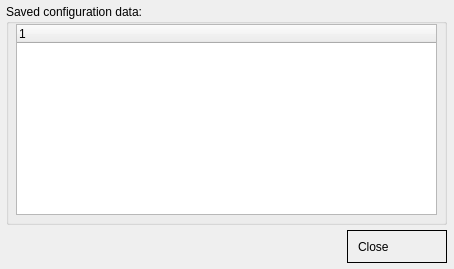
<?xml version="1.0" encoding="UTF-8"?>
<ui version="4.0">
 <class>FrmSavedData</class>
 <widget class="QDialog" name="FrmSavedData">
  <property name="geometry">
   <rect>
    <x>0</x>
    <y>0</y>
    <width>454</width>
    <height>269</height>
   </rect>
  </property>
  <property name="windowTitle">
   <string>Saved Data</string>
  </property>
  <property name="windowIcon">
   <iconset resource="systray.qrc">
    <normaloff>:/images/logo.png</normaloff>:/images/logo.png</iconset>
  </property>
  <widget class="QGroupBox" name="groupBox">
   <property name="geometry">
    <rect>
     <x>6</x>
     <y>4</y>
     <width>441</width>
     <height>221</height>
    </rect>
   </property>
   <property name="title">
    <string>Saved configuration data:</string>
   </property>
   <widget class="QTreeWidget" name="trvSavedData">
    <property name="geometry">
     <rect>
      <x>10</x>
      <y>20</y>
      <width>421</width>
      <height>191</height>
     </rect>
    </property>
    <column>
     <property name="text">
      <string notr="true">1</string>
     </property>
    </column>
   </widget>
  </widget>
  <widget class="QPushButton" name="pushButton">
   <property name="geometry">
    <rect>
     <x>347</x>
     <y>230</y>
     <width>100</width>
     <height>33</height>
    </rect>
   </property>
   <property name="styleSheet">
    <string notr="true">:enabled {border: 1px solid black}
:disabled {border: 1px solid black}
:hover {background-color: rgb(195, 195, 195);}
QPushButton {height: 25px; width: 50px;text-align:left;
	padding-left: 10px;
	padding-top: 3px;
	padding-bottom: 3px;}</string>
   </property>
   <property name="text">
    <string>Close</string>
   </property>
   <property name="icon">
    <iconset resource="systray.qrc">
     <normaloff>:/images/close_dialog.png</normaloff>:/images/close_dialog.png</iconset>
   </property>
  </widget>
 </widget>
 <resources>
  <include location="systray.qrc"/>
 </resources>
 <connections/>
</ui>
